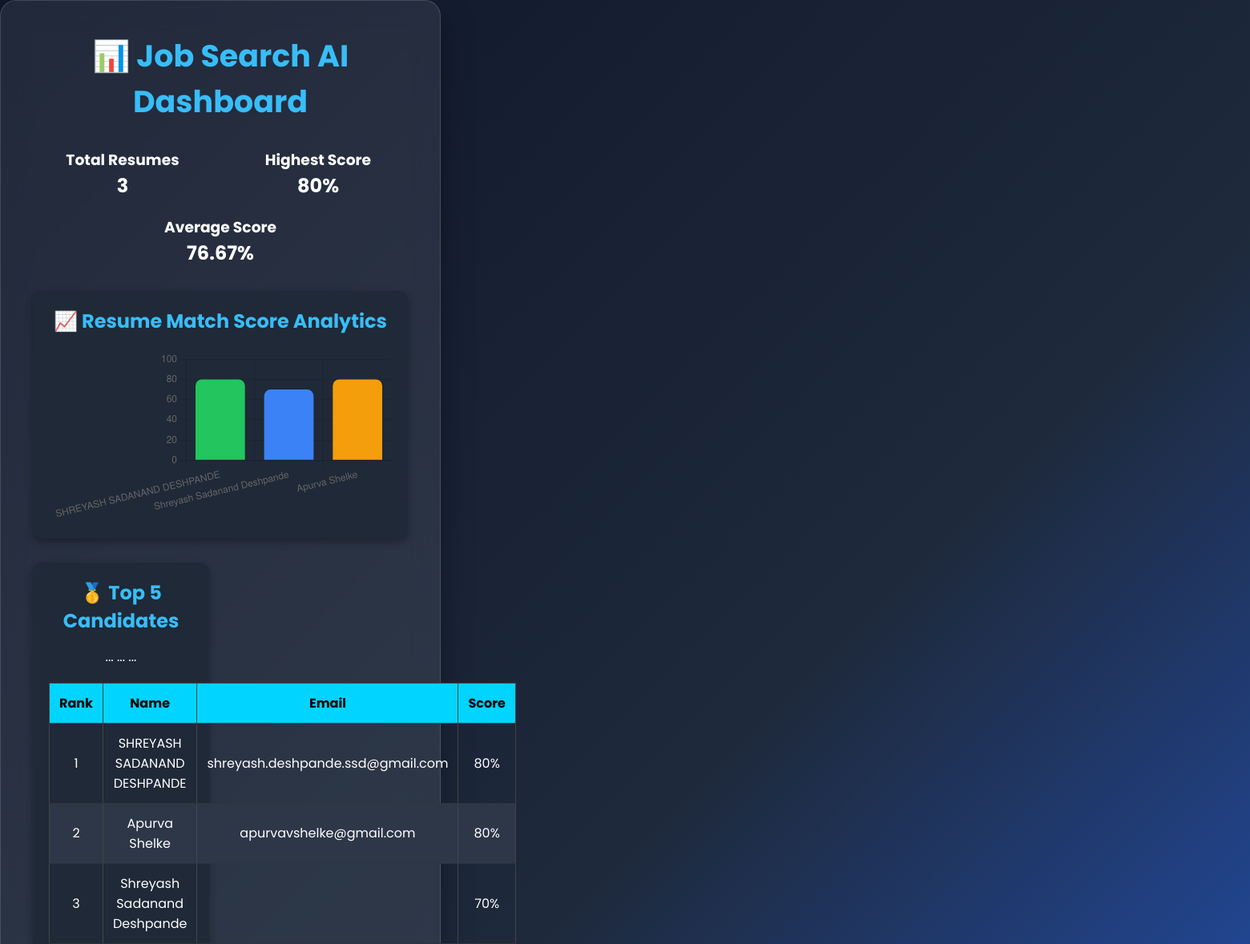
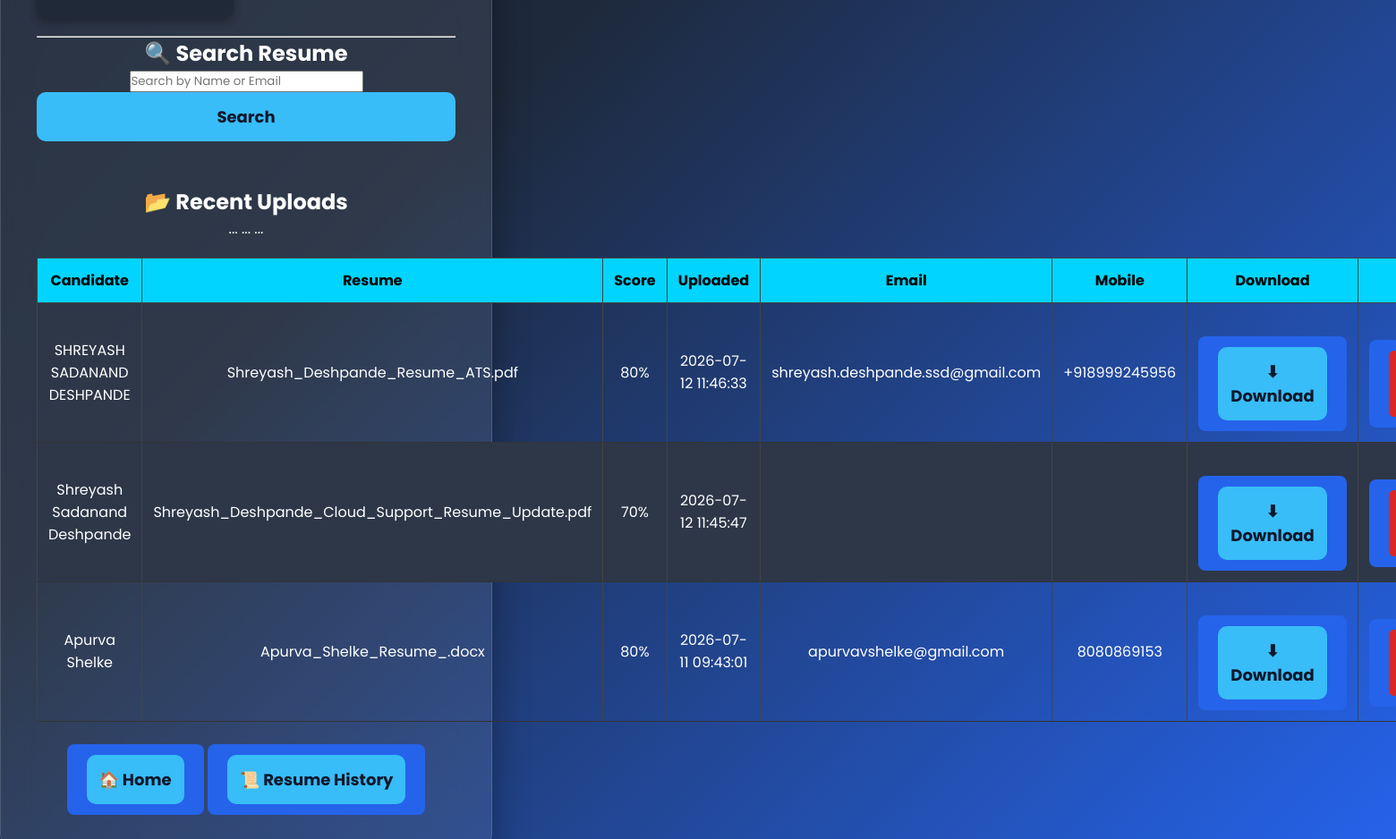
/dashboard, run on the app's committed database (2 pictures, top to bottom).
### tables this page shows
CREATE TABLE resumes (
    id INTEGER PRIMARY KEY AUTOINCREMENT,
    filename TEXT NOT NULL,
    candidate_name TEXT,
    email TEXT,
    mobile TEXT,
    skills TEXT,
    match_score INTEGER,
    upload_time DATETIME DEFAULT CURRENT_TIMESTAMP
);

### app.py (the view)
@app.get("/dashboard")
def dashboard(
    request: Request,
    search: str = ""
):
    conn = db.get_connection()
    cursor = conn.cursor()
    cursor.execute("SELECT COUNT(*) FROM resumes")
    total_resumes = cursor.fetchone()[0]
    cursor.execute("SELECT MAX(match_score) FROM resumes")
    highest_score = cursor.fetchone()[0] or 0
    cursor.execute("SELECT AVG(match_score) FROM resumes")
    average_score = cursor.fetchone()[0] or 0
    cursor.execute("""
        SELECT candidate_name, match_score
        FROM resumes
        ORDER BY upload_time DESC
        LIMIT 5
    """)
    chart_data = cursor.fetchall()
    labels = [row[0] for row in chart_data]
    scores = [row[1] for row in chart_data]
    cursor.execute("""
        SELECT candidate_name,
               email,
               match_score
        FROM resumes
        ORDER BY match_score DESC
        LIMIT 5
    """)
    top_candidates = cursor.fetchall()
    search_term = f"%{search}%"
    cursor.execute("""
        SELECT
             id,
            candidate_name,
            filename,
            match_score,
            upload_time,
            email,
            mobile
      FROM resumes
     WHERE
        candidate_name LIKE ?
        OR email LIKE ?
        OR mobile LIKE ?
        OR CAST(match_score AS TEXT) LIKE ?
   ORDER BY upload_time DESC
   """,
   (
      search_term,
      search_term,
      search_term,
      search_term
  ))
    recent_uploads = cursor.fetchall()
    conn.close()
    return templates.TemplateResponse(
    request=request,
    name="dashboard.html",
    context={
        "total_resumes": total_resumes,
        "highest_score": highest_score,
        "average_score": round(average_score, 2),
        "labels": labels,
        "scores": scores,
        "top_candidates": top_candidates,
        "recent_uploads": recent_uploads,
        "search": search,
    },
)

### templates/dashboard.html (shortened to what this page needs)
<!DOCTYPE html>
<html>
<head>
    <link rel="stylesheet" href="/static/style.css">
</head>
<body>
<div class="container">
    <h1>📊 Job Search AI Dashboard</h1>
    <div class="stats-container">
        <div class="stat-card">
            <h3>Total Resumes</h3>
            <h2>{{ total_resumes }}</h2>
        </div>
        <div class="stat-card">
            <h3>Highest Score</h3>
            <h2>{{ highest_score }}%</h2>
        </div>
        <div class="stat-card">
            <h3>Average Score</h3>
            <h2>{{ average_score }}%</h2>
        </div>
    </div>
    <div class="card chart-card">
    <h2>📈 Resume Match Score Analytics</h2>
    <canvas id="scoreChart"></canvas>
  </div>
       <div class="card">
<h2>🥇 Top 5 Candidates</h2>
<table>
   <tr>
      <th>Rank</th>
      <th>Name</th>
      <th>Email</th>
      <th>Score</th>
  </tr>
{% for candidate in top_candidates %}
  <tr>
    <td>{{ loop.index }}</td>
    <td>{{ candidate[0] }}</td>
    <td>{{ candidate[1] }}</td>
<td>
  <span class="badge green">
{{ candidate[2] }}%
   </span>
</td>
</tr>
  {% endfor %}
  </table>
</div>
     <hr>
<h2>🔍 Search Resume</h2>
<form action="/dashboard" method="get">
   <input
    type="text"
    name="search"
    value="{{ search }}"
    placeholder="Search by Name or Email">
    <button type="submit">
        Search
    </button>
</form>
<br>
<br>
    <h2>📂 Recent Uploads</h2>
<table>
<tr>
    <th>Candidate</th>
    <th>Resume</th>
    <th>Score</th>
    <th>Uploaded</th>
    <th>Email</th>
    <th>Mobile</th>
    <th>Download</th>
    <th>Delete</th>
</tr>
{% for resume in recent_uploads %}
<tr>
    <td>{{ resume[1] }}</td>
    <td>{{ resume[2] }}</td>
    <td>{{ resume[3] }}%</td>
    <td>{{ resume[4] }}</td>
    <td>{{ resume[5] }}</td>
    <td>{{ resume[6] }}</td>
    <td>
        <a href="/download/{{ resume[2] }}">
            <button>⬇ Download</button>
        </a>
    </td>
    <td>
        <a href="/delete/{{ resume[0] }}">
            <button class="delete-btn">
            </button>
        </a>
    </td>
</tr>
{% endfor %}
</table>
    <div class="button-group">
        <a href="/">
            <button>🏠 Home</button>
        </a>
        <a href="/history">
            <button>📜 Resume History</button>
        </a>
    </div>
</div>
{% if labels %}
<canvas id="scoreChart"></canvas>
{% else %}
<div class="empty-card">
📈
No analytics available.
Upload resumes to see statistics.
</div>
{% endif %}
<script>
const ctx = document.getElementById('scoreChart');
new Chart(ctx, {
    type: 'bar',
    indexAxis:'y',
    data: {
        labels: {{ labels | tojson }},
        datasets: [{
            label: 'Match Score',
            data: {{ scores | tojson }},
            backgroundColor: [
                '#22c55e',
                '#3b82f6',
                '#f59e0b',
                '#ef4444',
                '#8b5cf6'
            ],
            borderRadius: 8
        }]
    },
    options: {
        responsive: true,
        plugins: {
            legend: {
                display: false
            }
        },
        scales: {
            y: {
                beginAtZero: true,
                max: 100
            }
        }
    }
});
</script>
</body>
</html>

### static/style.css (style rules this page uses)
* { margin:0; padding:0; box-sizing:border-box; font-family:'Poppins',sans-serif; }
body { min-height:100vh; display:flex; justify-content:center; align-items:center; background:linear-gradient(135deg,#0f172a,#1e293b,#2563eb); color:white; }
.container { width:550px; background:rgba(255,255,255,0.08); backdrop-filter:blur(18px); border-radius:20px; padding:40px; text-align:center; box-shadow:0 15px 40px rgba(0,0,0,.35); border:1px solid rgba(255,255,255,.15); }
h1 { font-size:38px; margin-bottom:15px; color:#38bdf8; }
button { width:100%; padding:14px; border:none; border-radius:10px; background:#38bdf8; color:#0f172a; font-size:18px; font-weight:700; cursor:pointer; transition:.3s; }
.card { background:#1e293b; border-radius:12px; padding:18px; margin-top:20px; text-align:left; }
.card h2 { color:#38bdf8; margin-bottom:15px; }
a { display:inline-block; margin-top:25px; text-decoration:none; color:white; background:#2563eb; padding:12px 22px; border-radius:8px; transition:.3s; }
.card { background: #242424; border-radius: 12px; padding: 20px; margin: 20px 0; box-shadow: 0px 5px 15px rgba(0,0,0,0.3); }
table { width: 100%; border-collapse: collapse; margin-top: 20px; }
table th { background: #00d4ff; color: black; padding: 12px; }
table td { padding: 12px; border-bottom: 1px solid #333; text-align: center; }
table { width:100%; border-collapse:collapse; margin-top:20px; }
th,td { padding:12px; border:1px solid #444; text-align:center; }
th { background:#00d4ff; color:black; }
tr:nth-child(even) { background:#2a2a2a; }
.card { width:220px; background:#1f2937; padding:20px; border-radius:12px; text-align:center; box-shadow:0 4px 10px rgba(0,0,0,.3); }
tbody tr:nth-child(even) { background:#2d3748; }
.stats-container { display:flex; justify-content:space-between; gap:20px; margin:30px 0; flex-wrap:wrap; }
.stat-card { flex:1; min-width:220px; }
canvas { margin-top:20px; width:100% !important; max-height:400px !important; }
.chart-card { width:100%; max-width:900px; margin:30px auto; }
.delete-btn { background:#dc2626; color:white; padding:8px 15px; border:none; border-radius:6px; cursor:pointer; }

### data on the page
resumes: candidate_name "SHREYASH SADANAND DESHPANDE", email "shreyash.deshpande.ssd@gmail.com", match_score "80", filename "Shreyash_Deshpande_Resume_ATS.pdf", upload_time "2026-07-12 11:46:33", mobile "+918999245956"
resumes: candidate_name "Apurva Shelke", email "apurvavshelke@gmail.com", match_score "80", filename "Apurva_Shelke_Resume_.docx", upload_time "2026-07-11 09:43:01", mobile "8080869153"
resumes: candidate_name "Shreyash Sadanand Deshpande", match_score "70", filename "Shreyash_Deshpande_Cloud_Support_Resume_Update.pdf", upload_time "2026-07-12 11:45:47"

### other printed values
{{ total_resumes }} "3"
{{ highest_score }} "80"
{{ average_score }} "76.67"
chart data {{ labels | tojson }} ["SHREYASH SADANAND DESHPANDE", "Shreyash Sadanand Deshpande", "Apurva Shelke"]
chart data {{ scores | tojson }} [80, 70, 80]
